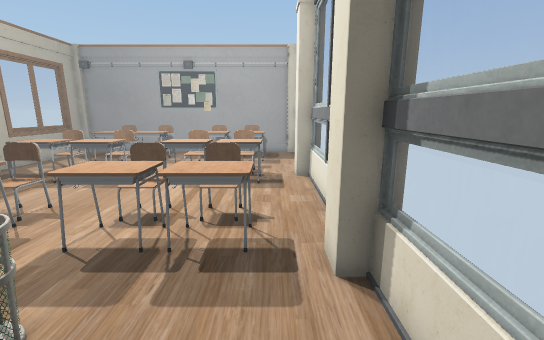
View 1 (above)

16 first-person views from a walk through a 3-D level made in the Unity game engine. The camera is 1.5 m above the floor, tilts 12° down and sees 90° across. The floor is counted in squares, 0.5 m on a side. Each view is taken from the middle of a square. On the plan, view 1 faces up. The plan holds only what a view shows up to about 20 squares ahead; the rest is blank. The player character is not drawn. Some surface patterns are stand-ins.

View 2
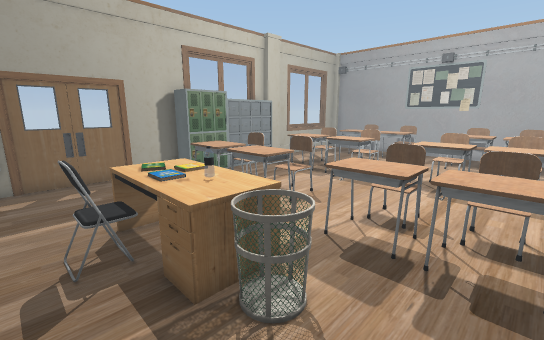

View 3
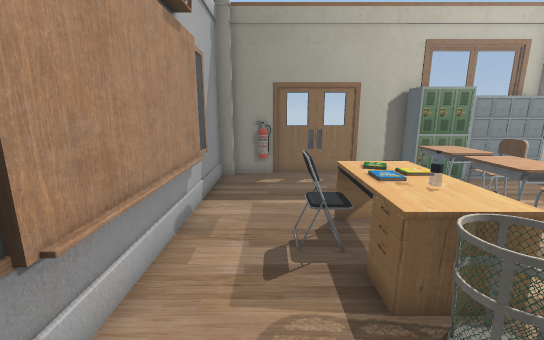

View 4
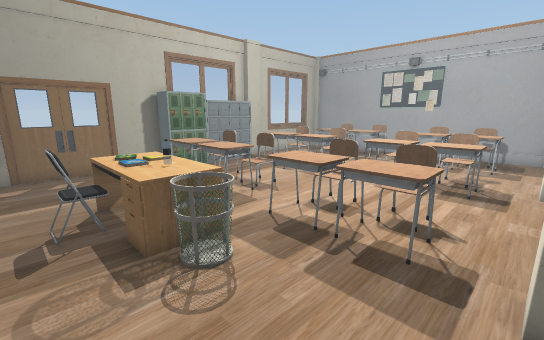

View 5
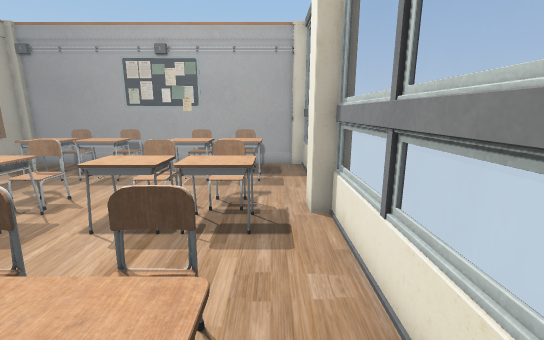

View 6
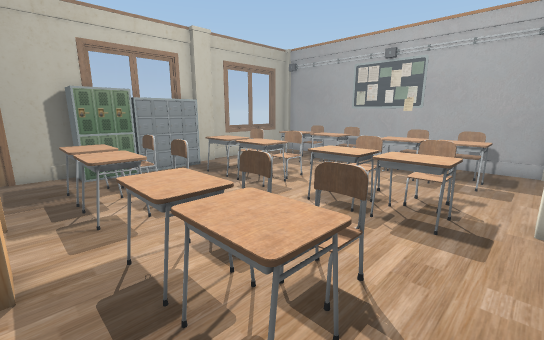

View 7
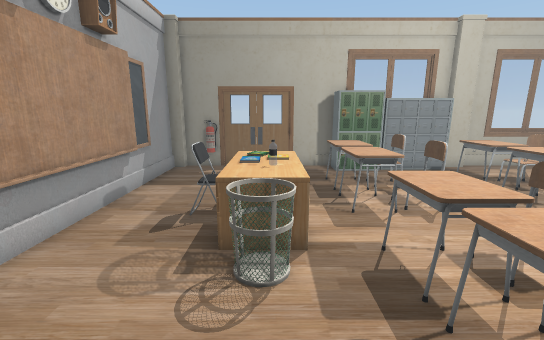

View 8
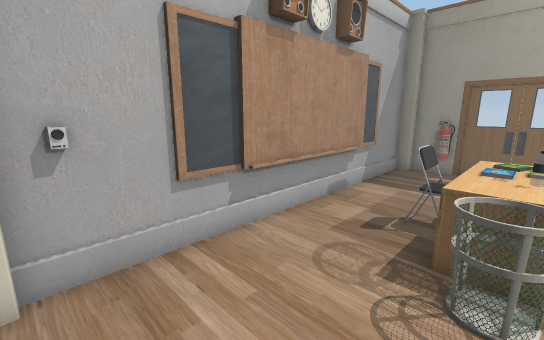

View 9
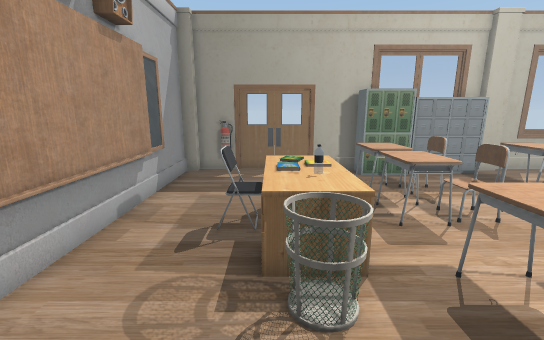

View 10
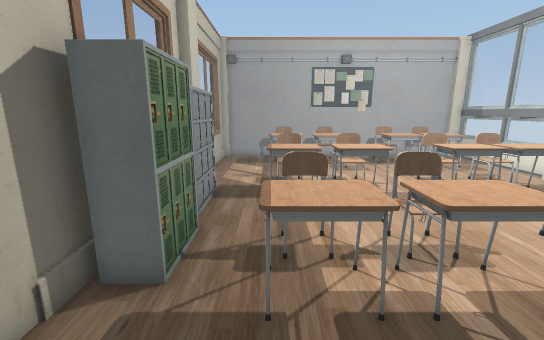

View 11
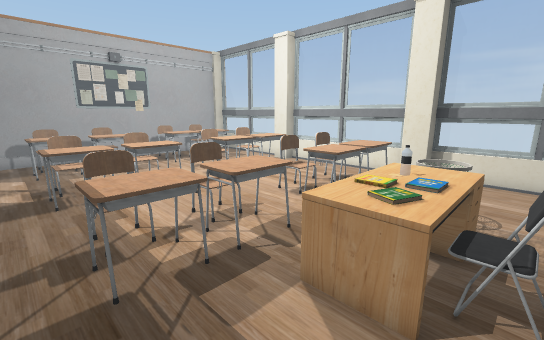

View 12
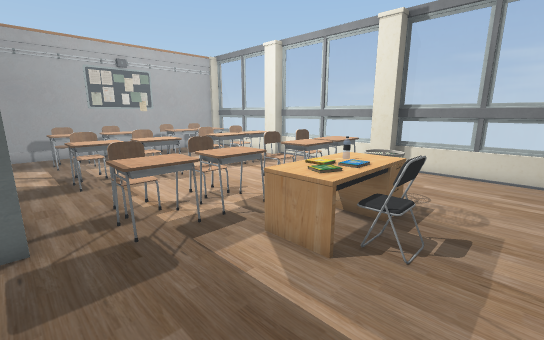

View 13
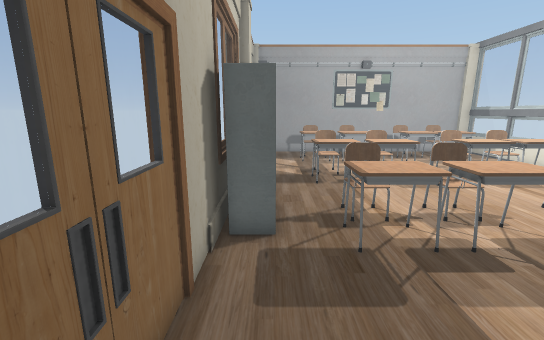

View 14
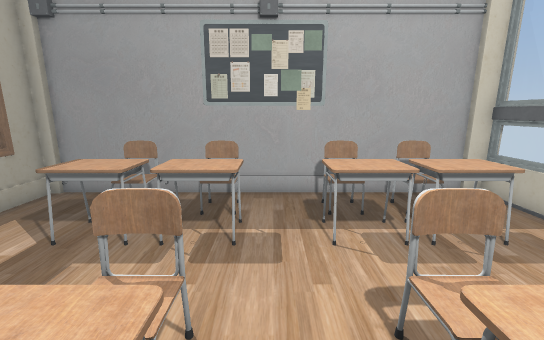

View 15
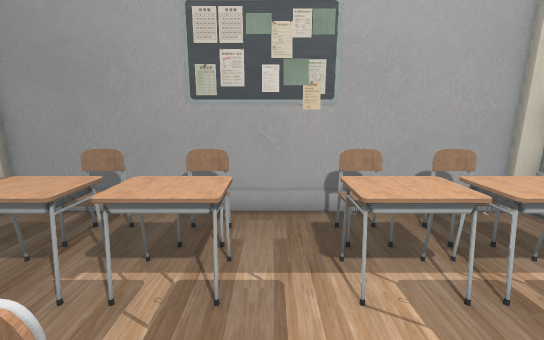

View 16
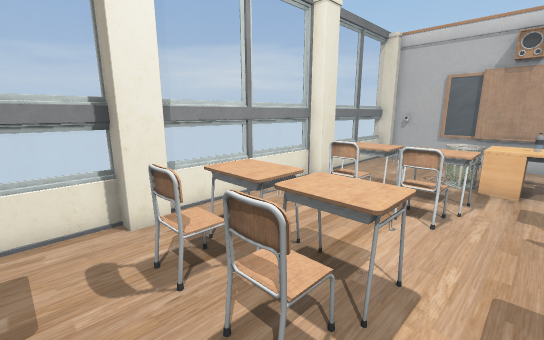

### Floor plan
Points are (right, up) in squares from view 1. A wall is a line through its corners. A room is listed if a view was taken in it or the views show most of it. See-through windows are left out.
Room 1 (views 1, 2, 3, 4, 5, 6, 7, 8, 9, 10, 11, 12, 13, 14, 15, 16)
walls: (1.8, 5.6) (1.8, 12.6); (-14.5, 6.6) (-14.5, -1.9); (1.8, 13.9) (1.8, 20.9); (-5.4, 21.1) (-14, 21.1); (-14.2, 0) (-14.2, -0.7); (-14.2, 0) (-14, -0.5); (1.8, -2.1) (1.8, 4.5); (-14, -2.5) (1.2, -2.5); (1.3, 21.1) (-3.6, 21.1); (-14.4, 20.9) (-14.5, 14)
objects: other object (-15, 13) to (-14, 13); other object (-14, 6) to (-13, 8); other object (-13, 9) to (-13, 12); other object (-11, 5) to (-9, 7); other object (-11, 11) to (-9, 13); other object (-11, 17) to (-9, 18); other object (-10, 8); other object (-10, 14); other object (-10, 20); other object (-8, 1) to (-7, 1); other object (-8, 2) to (-5, 4); other object (-8, 5) to (-7, 7); other object (-8, 8); other object (-8, 11) to (-7, 13); other object (-8, 14) to (-7, 14); other object (-8, 17) to (-7, 18); other object (-8, 20); other object (-6, 3); other object (-5, 5) to (-3, 7); other object (-5, 11) to (-3, 13); other object (-5, 17) to (-3, 18); other object (-4, 2) to (-3, 3); other object (-4, 8) to (-3, 8); other object (-4, 14); other object (-4, 20); other object (-2, 5) to (0, 7); other object (-2, 8) to (-1, 8); other object (-2, 11) to (0, 13); other object (-2, 14) to (-1, 14); other object (-2, 17) to (-1, 18); other object (-2, 20) to (-1, 20); other object (1, 5) to (2, 5); other object (1, 13) to (2, 14)

Where each view was taken, in squares from view 1:
view 1: 0 up, 0 right, facing up
view 2: 0 up, 1 left, facing up-left
view 3: 0 up, 1 left, facing left
view 4: 0 up, 1 right, facing up-left
view 5: 5 up, 0 right, facing up
view 6: 4 up, 1 right, facing up-left
view 7: 3 up, 1 right, facing left
view 8: 3 up, 1 right, facing down-left
view 9: 2 up, 0 right, facing left
view 10: 2 up, 11 left, facing up
view 11: 1 up, 12 left, facing up-right
view 12: 1 down, 13 left, facing up-right
view 13: 0 up, 13 left, facing up
view 14: 11 up, 6 left, facing up
view 15: 13 up, 6 left, facing up
view 16: 16 up, 6 left, facing down-right
